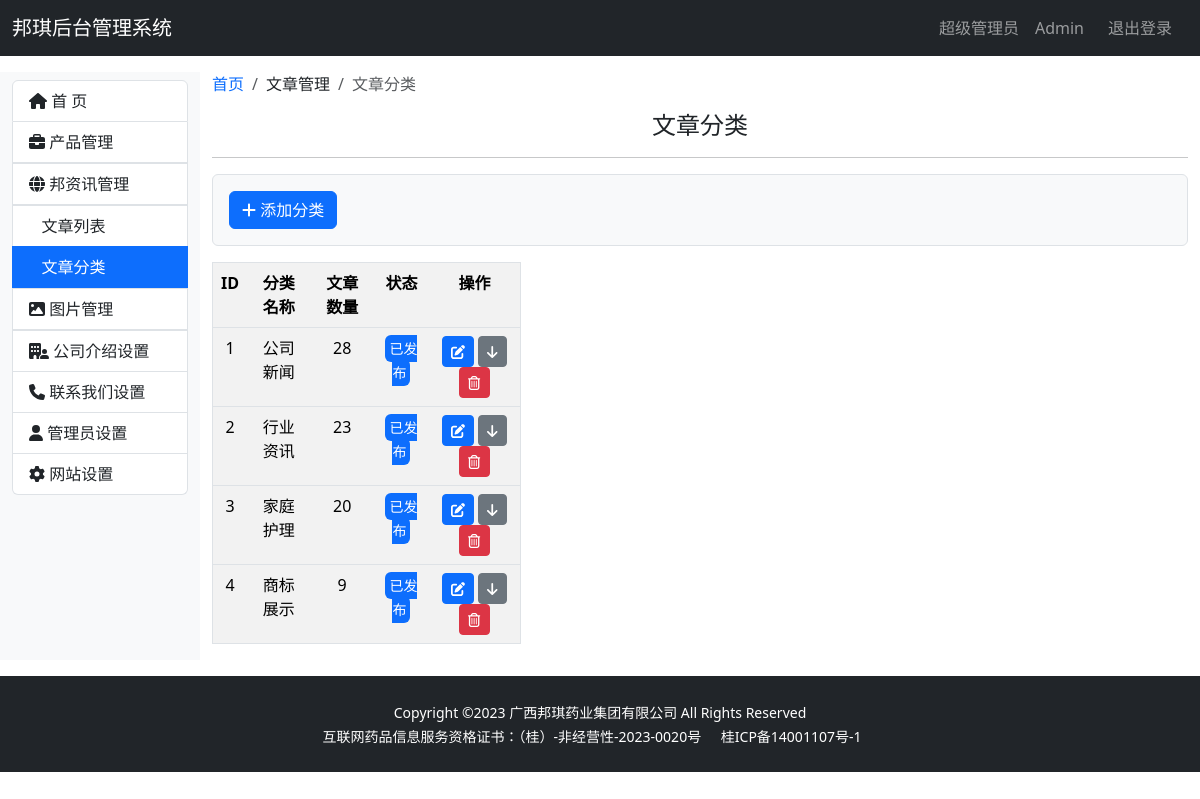
/admin/news_category_list (signed in), run on an earlier commit of the app's database.
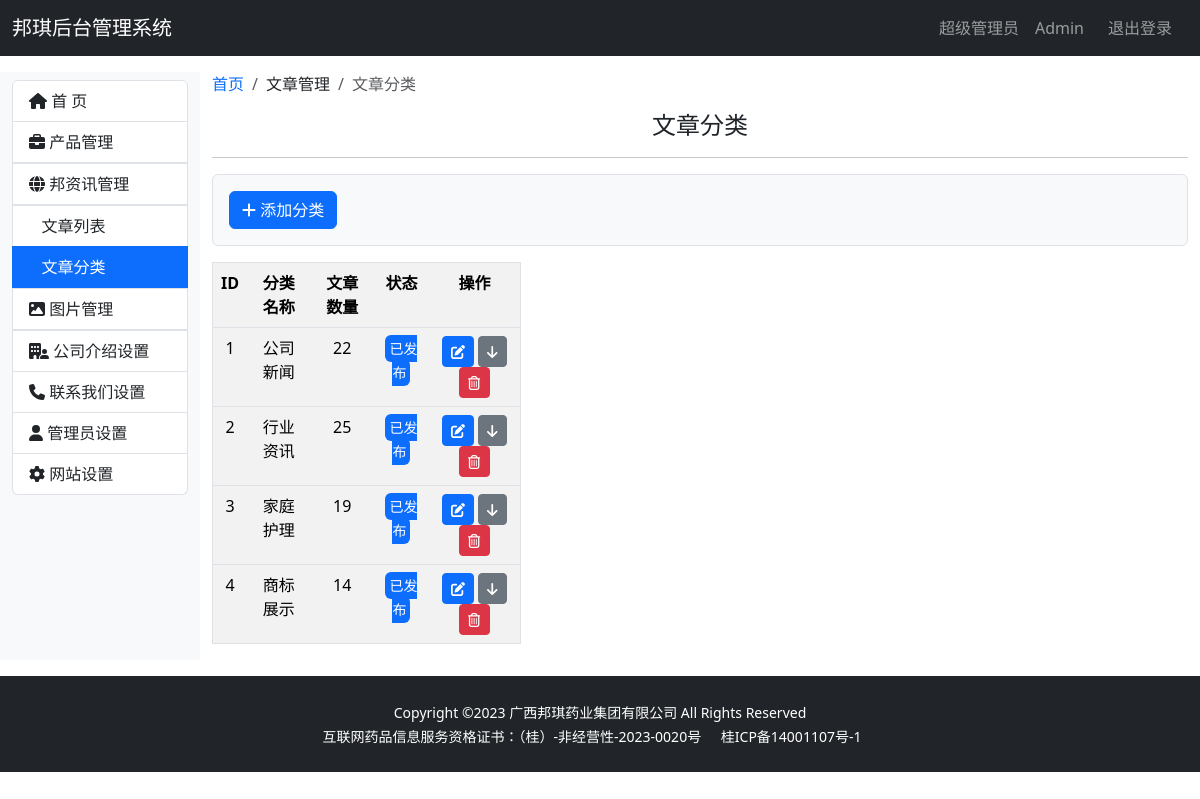
And on a later commit of the database.
### bqwebsite/models.py (models this page shows)
class NewsCategory(db.Model):
    __tablename__ = 'newscategory'
    id = db.Column(db.Integer, primary_key=True, autoincrement=True)
    name = db.Column(db.String(100), unique=True)
    status = db.Column(db.Boolean, default=True)
    timestamp = db.Column(db.DateTime, nullable=False, default=datetime.now, index=True)
    news = db.relationship('News', back_populates='newscategory')

### bqwebsite/blueprints/admin.py (the view)
@admin_bp.route('/news_category_list', methods=['GET', 'POST'])  # 新闻分类列表
@login_required
def news_category_list():
    return render_template('admin/news_category_list.html')

### bqwebsite/extensions.py (called while the page is built)
@login_manager.user_loader
def load_user(user_id):
    from models import Admin
    user = Admin.query.get(int(user_id))
    return user

### bqwebsite/templates/admin/news_category_list.html (shortened to what the changed rows need)
{% extends 'admin_base.html' %}
{% from 'bootstrap5/pagination.html' import render_pagination %}
{% block content %}
    <div class="container-fluid my-3">
        <div class="row">
            <div class="col-md-10">
                <div class="row">
                    <div class="col-md-4">
                        {% if news_categories %}
                            <table class="table table-striped table-hover border mt-3">
                                <tr class="text-center">
                                    <th>ID</th>
                                    <th>分类名称</th>
                                    <th>文章数量</th>
                                    <th>状态</th>
                                    <th>操作</th>
                                </tr>
                                {% for news_category in news_categories %}
                                    <tbody>
                                    <tr class="text-center">
                                        <td>{{ news_category.id }}</td>
                                        <td>{{ news_category.name }}</td>
                                        <td>{{ news_category.news|length }}</td>
                                        <td>
                                            {% if news_category.status %}
                                                <small class="text-bg-primary p-1 rounded">已发布</small>
                                            {% else %}
                                                <small class="text-bg-secondary p-1 rounded">已下架</small>
                                            {% endif %}
                                        </td>
                                        <td>
                                            <a href="{{ url_for('admin.news_category_edit', news_category_id=news_category.id) }}"
                                               class="btn btn-sm btn-primary">
                                                <i class="fa-solid fa-pen-to-square" title="编辑"></i>
                                            </a>
                                            {% if news_category.status %}
                                                <a href="#" class="btn btn-sm btn-secondary">
                                                    <i class="fa-solid fa-arrow-down" title="撤销"></i>
                                                </a>
                                            {% else %}
                                                <a href="#" class="btn btn-sm btn-secondary">
                                                    <i class="fa-solid fa-arrow-up" title="发布"></i>
                                                </a>
                                            {% endif %}
                                            <a href="#" class="btn btn-sm btn-danger">
                                                <i class="fa-regular fa-trash-can" title="删除"></i>
                                            </a>
                                        </td>
                                    </tr>
                                    </tbody>
                                {% endfor %}
                            </table>
                        {% else %}
                            <div class="alert alert-warning" role="alert">
                                没有分类数据
                            </div>
                        {% endif %}
                    </div>
                </div>
            </div>
        </div>
    </div>
{% endblock %}

What changed in the data, as far as the page shows it:
changed NewsCategory "公司新闻": news|length "28" → "22"
changed NewsCategory "行业资讯": news|length "23" → "25"
changed NewsCategory "家庭护理": news|length "20" → "19"
changed NewsCategory "商标展示": news|length "9" → "14"
